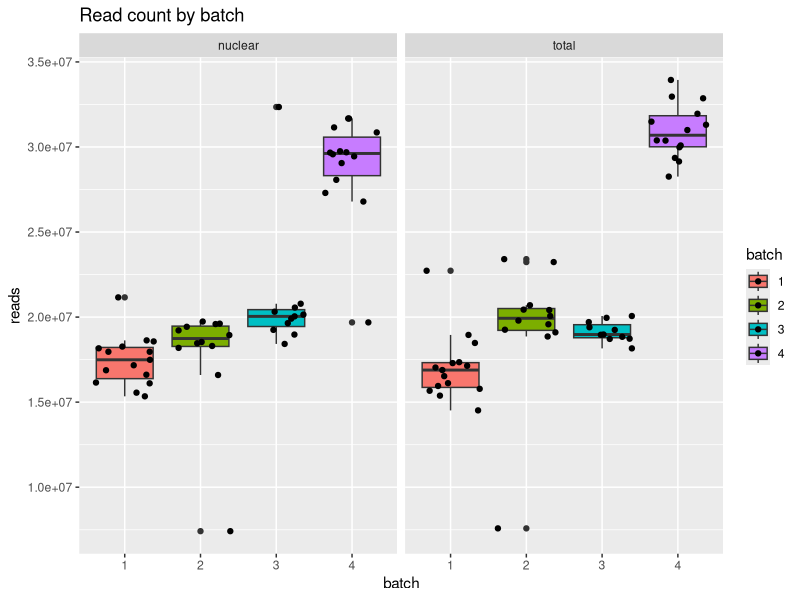
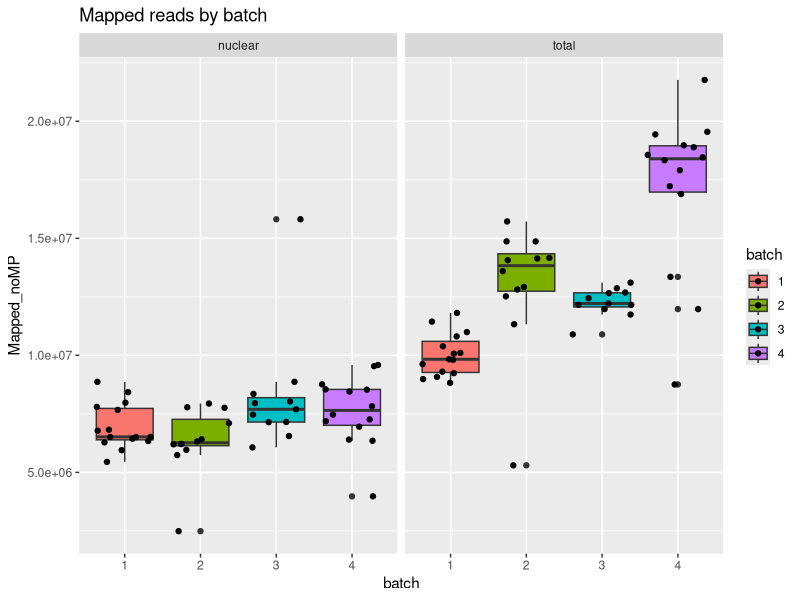
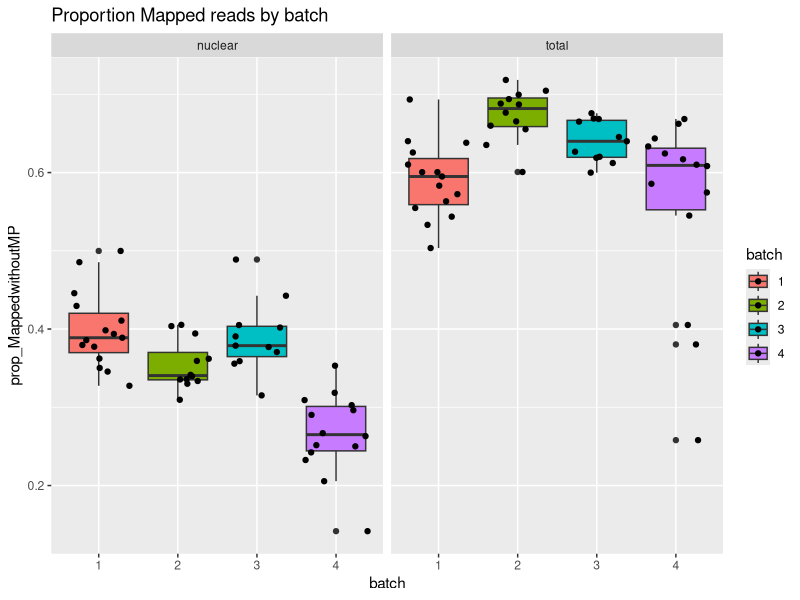
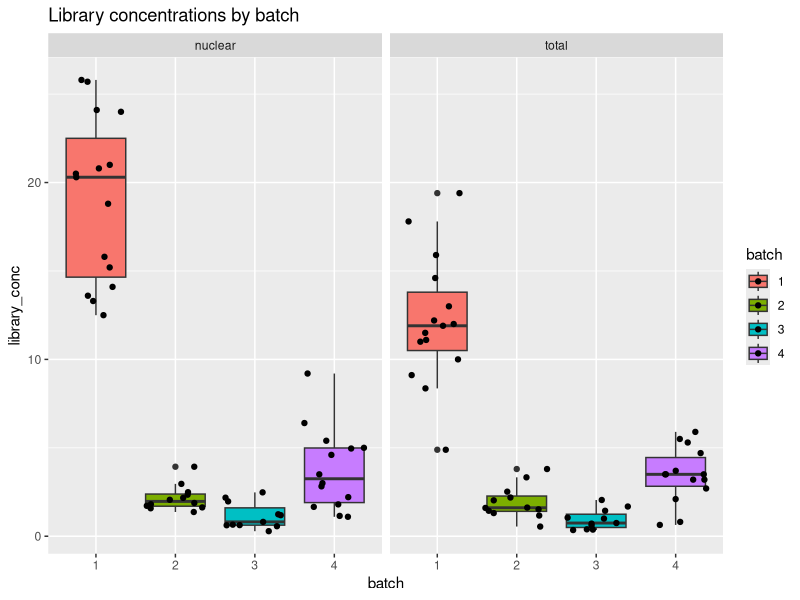
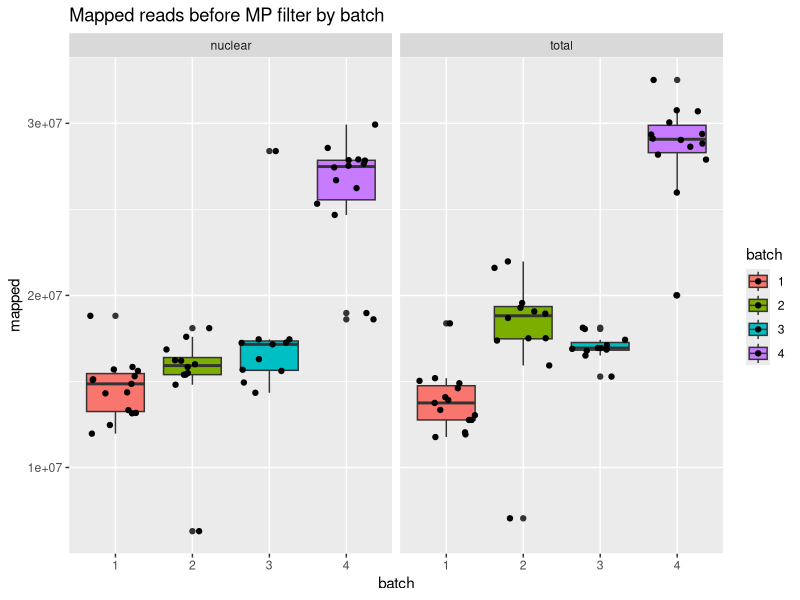
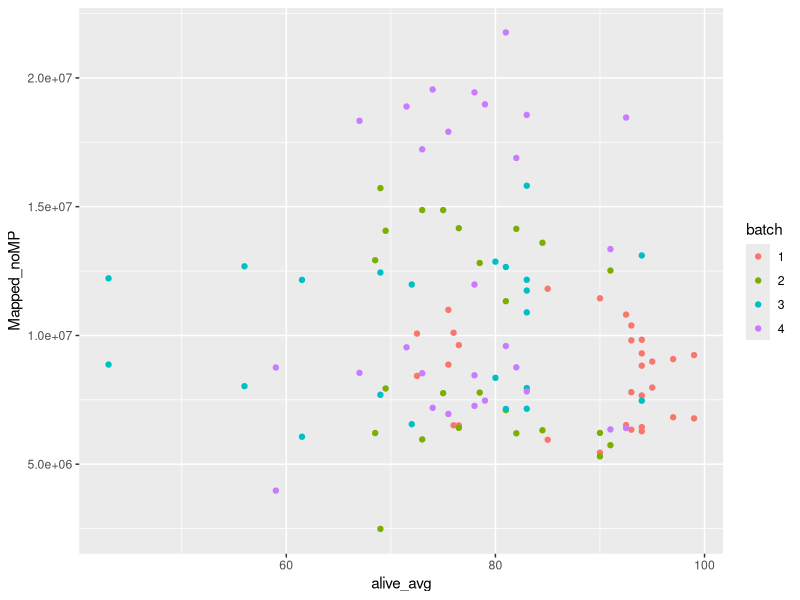
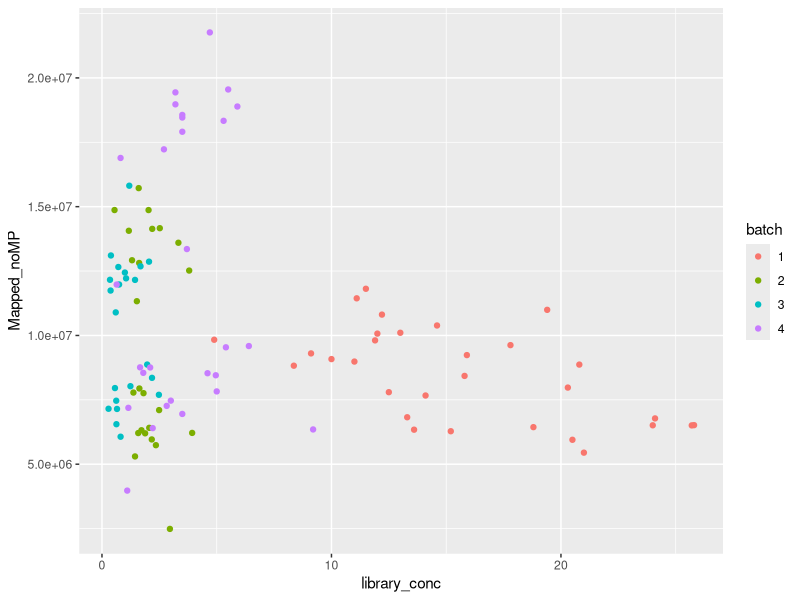
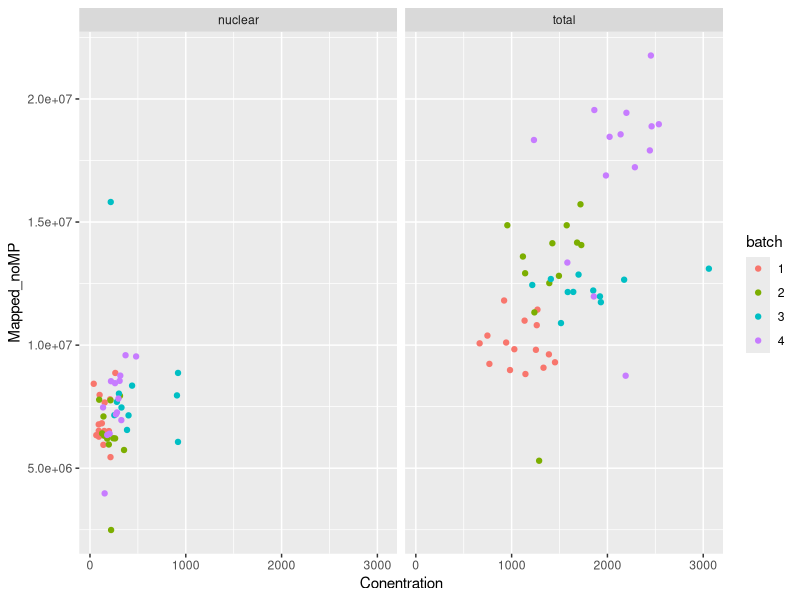

Write R code to recreate these figures, in order.
## ---- chunk 1
knitr::opts_chunk$set(echo = TRUE)
## ---- chunk 2
library(tidyverse)
## ---- chunk 3
metadata=read.table("../data/MetaDataSequencing.txt",header = T)
meta_T=metadata %>% filter(grepl("T", Sample_ID)) %>% mutate(samp=paste("X", Sample_ID, sep=""))
meta_N=metadata %>% filter(grepl("N", Sample_ID)) %>%  mutate(samp=paste("X", Sample_ID, sep=""))
## ---- chunk 4
metadata$batch=as.factor(metadata$batch)
ggplot(metadata, aes(x=batch, group=batch, y=reads, fill=batch)) + geom_boxplot() + geom_jitter() + facet_grid(~fraction) + labs(title="Read count by batch")
## ---- chunk 5
ggplot(metadata, aes(x=batch, group=batch, y=Mapped_noMP, fill=batch)) + geom_boxplot() + geom_jitter() + facet_grid(~fraction) + labs(title="Mapped reads by batch")
## ---- chunk 6
ggplot(metadata, aes(x=batch, group=batch, y=prop_MappedwithoutMP, fill=batch)) + geom_boxplot() + geom_jitter() + facet_grid(~fraction) + labs(title="Proportion Mapped reads by batch")
## ---- chunk 7
ggplot(metadata, aes(x=batch, group=batch, y=library_conc, fill=batch)) + geom_boxplot() + geom_jitter() + facet_grid(~fraction) + labs(title="Library concentrations by batch")
## ---- chunk 8
ggplot(metadata, aes(x=batch, group=batch, y=mapped, fill=batch)) + geom_boxplot() + geom_jitter() + facet_grid(~fraction) + labs(title="Mapped reads before MP filter by batch")
## ---- chunk 9
ggplot(metadata, aes(y=Mapped_noMP, col=batch, x=alive_avg)) + geom_point()
## ---- chunk 10
ggplot(metadata, aes(y=Mapped_noMP, col=batch, x=library_conc)) + geom_point() 
## ---- chunk 11
ggplot(metadata, aes(y=Mapped_noMP, col=batch, x=Conentration)) + geom_point() + facet_grid(~fraction)

metadata_T=metadata %>% filter(fraction=="total")
summary(lm(data=metadata_T, Mapped_noMP ~ Conentration))


metadata_N=metadata %>% filter(fraction=="nuclear")
summary(lm(data=metadata_N, Mapped_noMP~ Conentration))
## ---- chunk 12
ggplot(metadata, aes(y=Mapped_noMP, col=batch, x=ratio260_280)) + geom_point() + facet_grid(~fraction)

